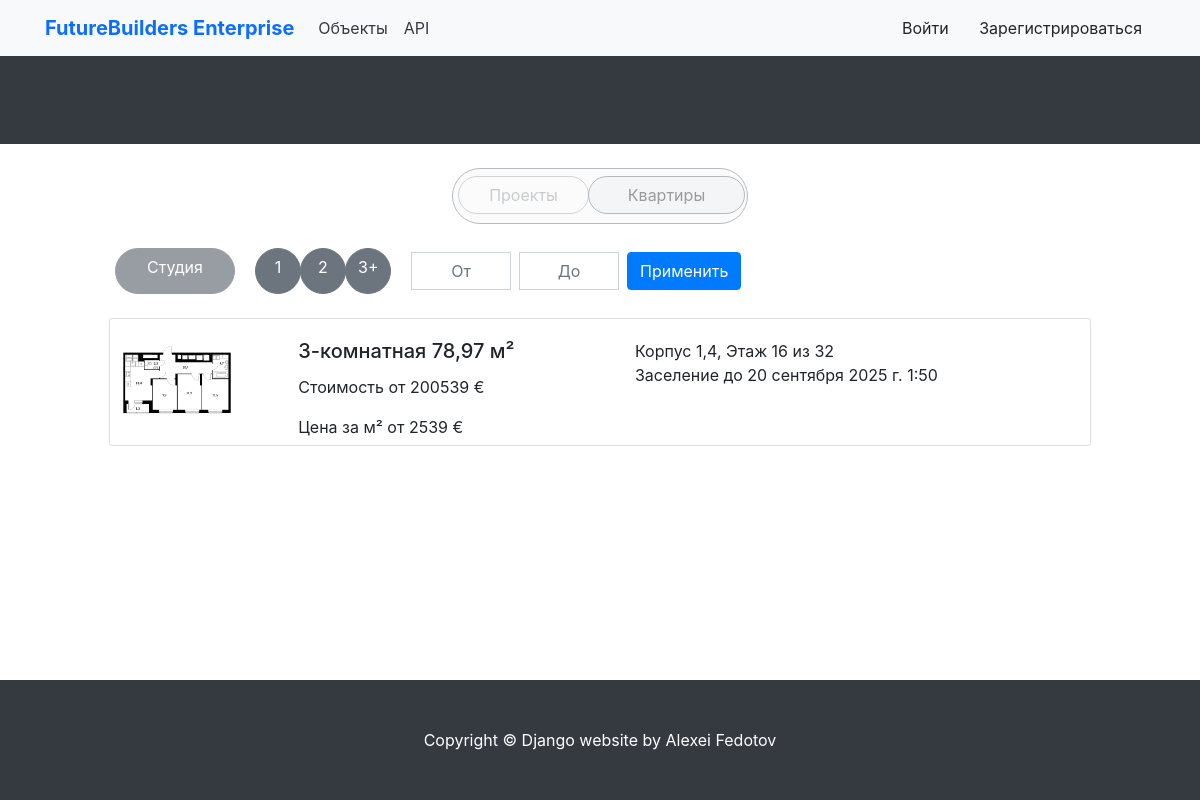
The app's page /search/ with its own data.
### shop/models.py (models this page shows, shortened)
class Product(models.Model):
    category = models.ForeignKey(Category, verbose_name='Категория', on_delete=models.CASCADE)
    frame = models.ForeignKey(Frame, verbose_name='Корпус', on_delete=models.CASCADE, null=True)
    floors = models.IntegerField(verbose_name='Этажность', validators=[MaxValueValidator(50), MinValueValidator(1)],
                                 null=True)
    title = models.CharField(max_length=255, verbose_name='Наименование')
    slug = models.SlugField(unique=True)
    area = models.DecimalField(max_digits=4, decimal_places=2, verbose_name='Площадь', null=True)
    image = models.ImageField(verbose_name='Изображение')
    price = models.IntegerField(verbose_name='Цена')
    available = models.BooleanField(default=True, verbose_name='Доступность')
    article = models.UUIDField(default=uuid.uuid4, editable=False, unique=True, verbose_name='Артикул', null=True)
    class Meta:
        verbose_name = 'Квартиры'  # отображение названия в админке
        verbose_name_plural = 'Квартиры'  # отображение названия в админке
        ordering = ('title',)
    def get_absolute_url(self):
        return reverse('shop:product_detail', args=[self.category.slug,
                                                    self.slug])  # c помощью reverse формируем маршурут с именем

class Frame(models.Model):
    title = models.CharField(max_length=255, verbose_name='Наименование')
    slug = models.SlugField(unique=True)
    number = models.FloatField(verbose_name='Номер корпуса')
    floors = models.IntegerField(verbose_name='Этажность', validators=[MaxValueValidator(50), MinValueValidator(1)])
    available = models.BooleanField(default=True, verbose_name='Доступность')
    ceiling_height = models.FloatField(verbose_name='Высота потолков')
    object = models.ForeignKey(Object, verbose_name='Объект', on_delete=models.CASCADE)
    class Meta:
        verbose_name = 'Корпусы'  # отображение названия в админке
        verbose_name_plural = 'Корпусы'  # отображение названия в админке
        ordering = ('title',)

class Object(models.Model):
    title = models.CharField(max_length=255, verbose_name='Наименование')
    slug = models.SlugField(unique=True)
    image = models.ImageField(verbose_name='Изображение')
    description = models.TextField(verbose_name='Описание', null=True)
    description2 = models.TextField(verbose_name='Описание', null=True)
    available = models.BooleanField(default=True, verbose_name='Доступность')
    address = models.TextField(verbose_name='Адрес')
    date = models.DateTimeField(verbose_name='Заселение до')
    class Meta:
        verbose_name = 'Объекты'  # отображение названия в админке
        verbose_name_plural = 'Объекты'  # отображение названия в админке
        ordering = ('title',)

### shop/views.py (the view)
# urls.py: path('search/', SearchList.as_view(), name='search'),
class SearchList(ListView):
    model = Product
    template_name = 'shop/product/search_list.html'
    context_object_name = 'products'
    def get_queryset(self):
        category = self.request.GET.get('category')
        min_price = self.request.GET.get('min_price')
        max_price = self.request.GET.get('max_price')
        products = Product.objects.exclude(order_items__order__paid=True) \
            .annotate(order_count=Count('order_items', filter=Q(order_items__order__paid=True))) \
            .exclude(order_count__gt=0)
        if category:
            products = products.filter(category__slug=category)
        if min_price:
            products = products.filter(price__gte=min_price)
        if max_price:
            products = products.filter(price__lte=max_price)
        return products
    def get_context_data(self, **kwargs):
        context = super().get_context_data(**kwargs)
        return context

### cart/cart_services.py (called while the page is built)
    def get_cart(self) -> Dict[str, Dict[str, Union[str, int]]]:
        return self.session.get(settings.CART_ID, {})

### cart/context_processors.py (called while the page is built)
def get_cart_total_price(request):
    cart = Cart(request)
    cart_total_price = sum(Decimal(item['price']) * item['quantity'] for item in cart.get_cart().values())
    return {
        'cart_total_price': cart_total_price
    }

### shop/context_processors.py (called while the page is built)
def get_categories_from_shop(request):
    categories = Category.objects.all()
    return {'categories': categories}

### shop/templates/shop/product/search_list.html (shortened to what this page needs)
{% extends "shop/base.html" %}
{% load static %}
{% block content %}
    <br>
        {% if request.path != object.get_absolute_url %}
        <div class="container-fluid mb-4 d-flex align-items-center justify-content-center">
            <div class="row justify-content-center">
                <div class="input-group input-group-lg">
                    <div class="btn btn-secondary rounded-pill" style="opacity: 0.5; background-color: #f8f9fa; width: 296px; height: 56px; padding: 5px;">
                        <div class="input-group-prepend d-flex align-items-center">
                            <div class="btn-group d-flex align-items-center" data-toggle="buttons" style="margin-top: 2px">
                                <div class="btn btn-secondary rounded-pill active text-dark" style="opacity: 0.5; background-color: #f8f9fa; width: 131px;" onclick="window.location='{% url 'shop:projects' %}'">
                                    Проекты
                                </div>
                                <div class="btn btn-secondary rounded-pill text-dark" style="opacity: 1; background-color: #e9ecef; width: 157px;" onclick="window.location='{% url 'shop:search' %}'">
                                    Квартиры
                                </div>
                            </div>
                        </div>
                    </div>
                </div>
            </div>
        </div>
    {% else %}
        <div class="container-fluid mb-4 d-flex align-items-center justify-content-center">
            <div class="row justify-content-center">
                <h2>Квартиры в {{ object }}</h2>
            </div>
        </div>
    {% endif %}
    <div class="container-fluid mt-4 d-flex align-items-center justify-content-start">
        <a href="{% url 'shop:search' %}?category=studio" class="btn btn-secondary rounded-pill" style="width: 120px; height: 46px; opacity: 0.7;">Студия</a>
        <div class="btn-group" style="margin-left: 20px;">
            <a href="{% if request.path != object.get_absolute_url %}{% url 'shop:search' %}{% else %}{{ obj.get_absolute_url }}{% endif %}?category=1-room" class="btn btn-secondary rounded-circle" style="width: 46px; height: 46px;">1</a>
            <a href="{% if request.path != object.get_absolute_url %}{% url 'shop:search' %}{% else %}{{ obj.get_absolute_url }}{% endif %}?category=2-room" class="btn btn-secondary rounded-circle" style="width: 46px; height: 46px;">2</a>
            <a href="{% if request.path != object.get_absolute_url %}{% url 'shop:search' %}{% else %}{{ obj.get_absolute_url }}{% endif %}?category=3-room" class="btn btn-secondary rounded-circle" style="width: 46px; height: 46px;">3+</a>
        </div>
        <form method="get" class="form-inline" style="width: 350px; margin-left: 20px;">
            <input type="text" name="min_price" class="form-control mr-2" placeholder="От" style="border-radius: 0; text-align: center; width: 100px;">
            <input type="text" name="max_price" class="form-control mr-2" placeholder="До" style="border-radius: 0; text-align: center; width: 100px;">
            <button type="submit" class="btn btn-primary">Применить</button>
        </form>
    </div>
    {% if request.path == object.get_absolute_url %}
        {% if grouped_products %}
            {% for grouped_product in grouped_products %}
                <div class="container mt-4 text-center">
                    <h3 class="mt-4">Корпус {{ grouped_product.frame.number }}</h3>
                </div>
                {% for product in grouped_product.apartments %}
                    <div class="container mt-4 d-flex align-items-center justify-content-center">
                        <a href="{{ product.get_absolute_url }}" style="text-decoration: none; color: inherit;">
                            <div class="card" style="width: 982px; height: 128px;">
                                <div class="row">
                                    <div class="col-2">
                                        <img src="{% if product.image %}{{ product.image.url }}{% else %}{% static 'shop/img/no_image.png' %}{% endif %}" class="card-img" alt="Product Image" style="width: 134px; height: 128px;">
                                    </div>
                                    <div class="col-4">
                                        <div class="card-body">
                                            <h5 class="card-title">{{ product.title }}</h5>
                                            <p class="card-text">Стоимость от {{ product.price }} €</p>
                                            <p class="card-text">Цена за м² от {% widthratio product.price product.area 1 %} €</p>
                                        </div>
                                    </div>
                                    <div class="col-6">
                                        <div class="card-body align-items-start">
                                            <p class="card-text mb-0">Корпус {{ product.frame.number }}, Этаж {{ product.floors }} из {{ product.frame.floors }}</p>
                                            <p class="card-text mb-0">Заселение до {{ product.frame.object.date }}</p>
                                            {% if product.available %}
                                            {% else %}
                                                <div class="alert alert-danger my-1 text-center">Забронировано</div>
                                            {% endif %}
                                        </div>
                                    </div>
                                </div>
                            </div>
                        </a>
                    </div>
                {% endfor %}
            {% endfor %}
        {% else %}
            <div class="container mt-4 text-center">
                <p class="display-4">Нет доступных квартир</p>
                <i class="fas fa-shopping-cart fa-5x"></i>
            </div>
        {% endif %}
    {% else %}
        {% if products %}
        {% for product in products %}
    <div class="container mt-4 d-flex align-items-center justify-content-center">
        <a href="{{ product.get_absolute_url }}" style="text-decoration: none; color: inherit;">
            <div class="card" style="width: 982px; height: 128px;">
                <div class="row">
                    <div class="col-2">
                        <img src="{% if product.image %}{{ product.image.url }}{% else %}{% static 'shop/img/no_image.png' %}{% endif %}" class="card-img" alt="Product Image" style="width: 134px; height: 128px;">
                    </div>
                    <div class="col-4">
                        <div class="card-body">
                            <h5 class="card-title">{{ product.title }}</h5>
                            <p class="card-text">Стоимость от {{ product.price }} €</p>
                            <p class="card-text">Цена за м² от {% widthratio product.price product.area 1 %} €</p>
                        </div>
                    </div>
                    <div class="col-6">
                        <div class="card-body align-items-start">
                            <p class="card-text mb-0">Корпус {{ product.frame.number }}, Этаж {{ product.floors }} из {{ product.frame.floors }}</p>
                            <p class="card-text mb-0">Заселение до {{ product.frame.object.date }}</p>
                        </div>
                    </div>
                </div>
            </div>
        </a>
    </div>
    {% endfor %}
    {% else %}
        <div class="container mt-4 text-center">
            <p class="display-4">Нет доступных квартир</p>
            <i class="fas fa-shopping-cart fa-5x"></i>
        </div>
    {% endif %}
    {% endif %}
{% endblock %}

### shop/static/shop/css/base.css (style rules this page uses)
body { margin:0; padding:0; font-family:helvetica, sans-serif; }
h1, h2, h3, h4, h5 , h6 { font-family: 'Ubuntu', sans-serif; font-weight:normal; }
a { text-decoration:none; color:#5993bb; }

### shop/templates/shop/product/search_list.html (style rules this page uses)
.mb-4 { margin-bottom: 1rem !important; }
body { display: flex; flex-direction: column; min-height: 100vh; }
.container-fluid { flex: 1; }

### records on screen
Product: image (picture), title "3-комнатная 78,97 м²", price "200539", price+area "2539", frame.number "1,4", floors "16", frame.floors "32", frame.object "20 сентября 2025 г. 1:50"
